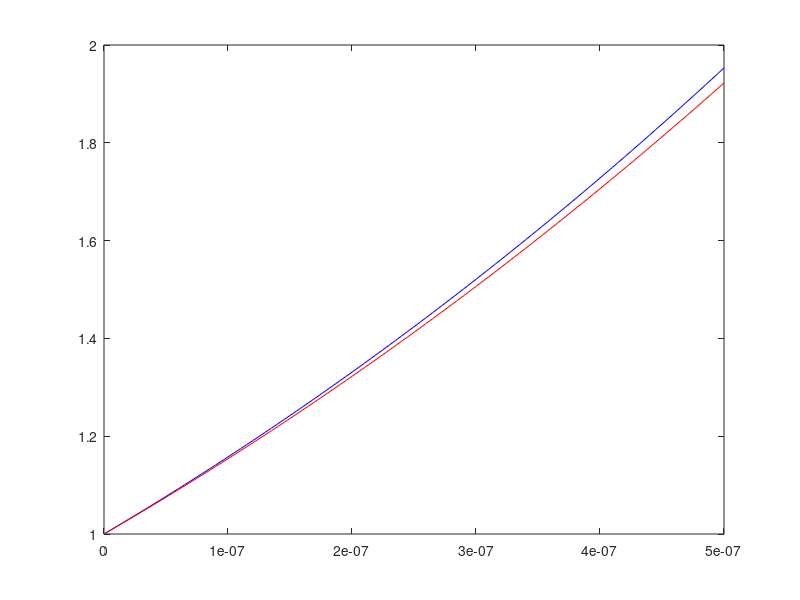
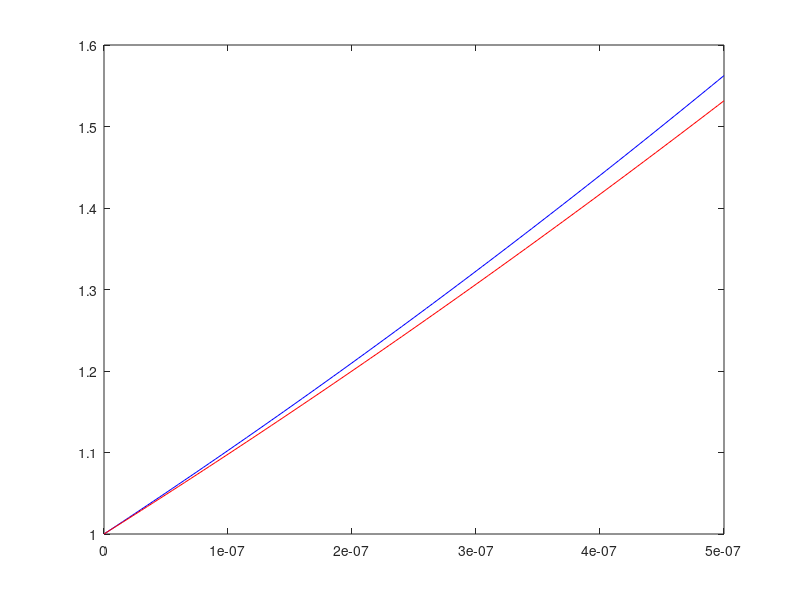
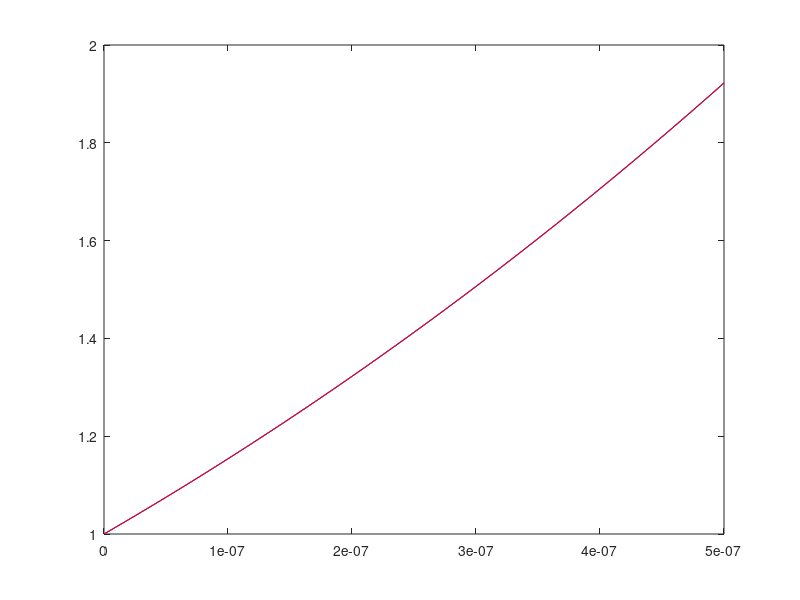
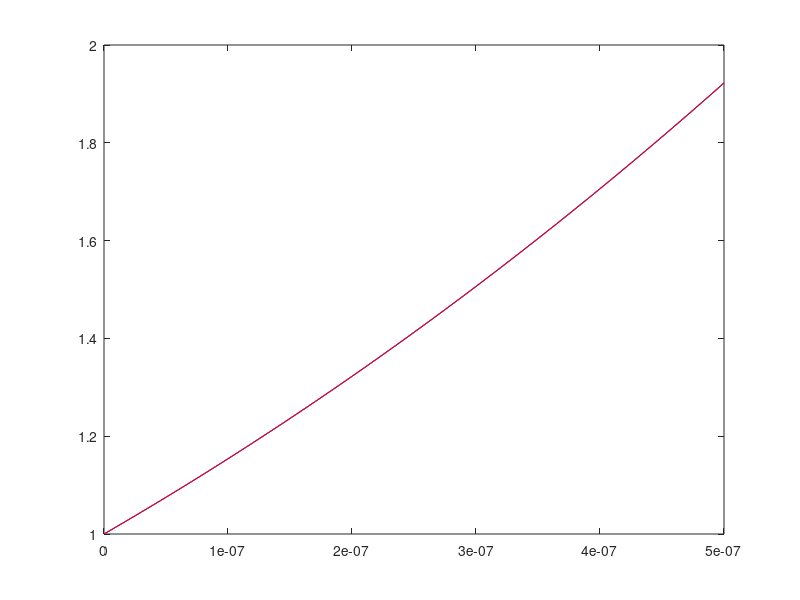

Recreate these plots in MATLAB, in order.
%fedder_tang_res
dE=10e9; dw=0.0e-6;
E0=165e9;
w0=2e-6;
h=2e-6;
Lb=100e-6;
L=100e-6;
Lt=50e-6;
dk2dw0 = 6*(E0+dE)*h*(w0+dw)^2*(Lt^2/(Lb^2)+14*Lt*(2*w0+dw)^3/(Lb*(w0+dw)^3)+36*(2*w0+dw)^6/((w0+dw)^6))/(Lb^3*(4*Lt^2/(Lb^2)+41*Lt*(2*w0+dw)^3/(Lb*(w0+dw)^3)+36*(2*w0+dw)^6/((w0+dw)^6)))+2*(E0+dE)*h*(w0+dw)^3*(42*Lt*(2*w0+dw)^2/(Lb*(w0+dw)^3)-42*Lt*(2*w0+dw)^3/(Lb*(w0+dw)^4)+216*(2*w0+dw)^5/((w0+dw)^6)-216*(2*w0+dw)^6/((w0+dw)^7))/(Lb^3*(4*Lt^2/(Lb^2)+41*Lt*(2*w0+dw)^3/(Lb*(w0+dw)^3)+36*(2*w0+dw)^6/((w0+dw)^6)))-2*(E0+dE)*h*(w0+dw)^3*(Lt^2/(Lb^2)+14*Lt*(2*w0+dw)^3/(Lb*(w0+dw)^3)+36*(2*w0+dw)^6/((w0+dw)^6))*(123*Lt*(2*w0+dw)^2/(Lb*(w0+dw)^3)-123*Lt*(2*w0+dw)^3/(Lb*(w0+dw)^4)+216*(2*w0+dw)^5/((w0+dw)^6)-216*(2*w0+dw)^6/((w0+dw)^7))/(Lb^3*(4*Lt^2/(Lb^2)+41*Lt*(2*w0+dw)^3/(Lb*(w0+dw)^3)+36*(2*w0+dw)^6/((w0+dw)^6))^2);
dk1dw0 = 12*(E0+dE)*h*(w0+dw)^2/(L^3);
dk2dE0 = 2*h*(w0+dw)^3*(Lt^2/(Lb^2)+14*Lt*(2*w0+dw)^3/(Lb*(w0+dw)^3)+36*(2*w0+dw)^6/((w0+dw)^6))/(Lb^3*(4*Lt^2/(Lb^2)+41*Lt*(2*w0+dw)^3/(Lb*(w0+dw)^3)+36*(2*w0+dw)^6/((w0+dw)^6)));
dk1dE0 = 2*h*(w0+dw)^3*(Lt^2/(Lb^2)+14*Lt*(2*w0+dw)^3/(Lb*(w0+dw)^3)+36*(2*w0+dw)^6/((w0+dw)^6))/(Lb^3*(4*Lt^2/(Lb^2)+41*Lt*(2*w0+dw)^3/(Lb*(w0+dw)^3)+36*(2*w0+dw)^6/((w0+dw)^6)));
k10 = 4*(E0+dE)*h*(w0+dw)^3/(L^3);
k20 = 2*(E0+dE)*h*(w0+dw)^3*(Lt^2/(Lb^2)+14*Lt*(2*w0+dw)^3/(Lb*(w0+dw)^3)+36*(2*w0+dw)^6/((w0+dw)^6))/(Lb^3*(4*Lt^2/(Lb^2)+41*Lt*(2*w0+dw)^3/(Lb*(w0+dw)^3)+36*(2*w0+dw)^6/((w0+dw)^6)));
W=0.5e-6;
i=0;
for dw = 0:W/100:W
    dk2dw = 6*(E0+dE)*h*(w0+dw)^2*(Lt^2/(Lb^2)+14*Lt*(2*w0+dw)^3/(Lb*(w0+dw)^3)+36*(2*w0+dw)^6/((w0+dw)^6))/(Lb^3*(4*Lt^2/(Lb^2)+41*Lt*(2*w0+dw)^3/(Lb*(w0+dw)^3)+36*(2*w0+dw)^6/((w0+dw)^6)))+2*(E0+dE)*h*(w0+dw)^3*(42*Lt*(2*w0+dw)^2/(Lb*(w0+dw)^3)-42*Lt*(2*w0+dw)^3/(Lb*(w0+dw)^4)+216*(2*w0+dw)^5/((w0+dw)^6)-216*(2*w0+dw)^6/((w0+dw)^7))/(Lb^3*(4*Lt^2/(Lb^2)+41*Lt*(2*w0+dw)^3/(Lb*(w0+dw)^3)+36*(2*w0+dw)^6/((w0+dw)^6)))-2*(E0+dE)*h*(w0+dw)^3*(Lt^2/(Lb^2)+14*Lt*(2*w0+dw)^3/(Lb*(w0+dw)^3)+36*(2*w0+dw)^6/((w0+dw)^6))*(123*Lt*(2*w0+dw)^2/(Lb*(w0+dw)^3)-123*Lt*(2*w0+dw)^3/(Lb*(w0+dw)^4)+216*(2*w0+dw)^5/((w0+dw)^6)-216*(2*w0+dw)^6/((w0+dw)^7))/(Lb^3*(4*Lt^2/(Lb^2)+41*Lt*(2*w0+dw)^3/(Lb*(w0+dw)^3)+36*(2*w0+dw)^6/((w0+dw)^6))^2);
    dk1dw = 12*(E0+dE)*h*(w0+dw)^2/(L^3);
    dk2dE = 2*h*(w0+dw)^3*(Lt^2/(Lb^2)+14*Lt*(2*w0+dw)^3/(Lb*(w0+dw)^3)+36*(2*w0+dw)^6/((w0+dw)^6))/(Lb^3*(4*Lt^2/(Lb^2)+41*Lt*(2*w0+dw)^3/(Lb*(w0+dw)^3)+36*(2*w0+dw)^6/((w0+dw)^6)));
    dk1dE = 2*h*(w0+dw)^3*(Lt^2/(Lb^2)+14*Lt*(2*w0+dw)^3/(Lb*(w0+dw)^3)+36*(2*w0+dw)^6/((w0+dw)^6))/(Lb^3*(4*Lt^2/(Lb^2)+41*Lt*(2*w0+dw)^3/(Lb*(w0+dw)^3)+36*(2*w0+dw)^6/((w0+dw)^6)));
    k1 = 4*(E0+dE)*h*(w0+dw)^3/(L^3);
    k2 = 2*(E0+dE)*h*(w0+dw)^3*(Lt^2/(Lb^2)+14*Lt*(2*w0+dw)^3/(Lb*(w0+dw)^3)+36*(2*w0+dw)^6/((w0+dw)^6))/(Lb^3*(4*Lt^2/(Lb^2)+41*Lt*(2*w0+dw)^3/(Lb*(w0+dw)^3)+36*(2*w0+dw)^6/((w0+dw)^6)));
    i=i+1;
    K1(i)=k1;
    K2(i)=k2;
    dK2dw(i) = dk2dw;
    dK1dw(i) = dk1dw;
    dK1dE(i) = dk1dE;
    dK2dE(i) = dk2dE;
    DW(i) = dw;
end
figure(1);
plot(DW,K1/k10,'b',DW,K2/k20,'r');
figure(2);
plot(DW,dK1dw/dk1dw0,'b',DW,dK2dw/dk2dw0,'r');
figure(3);
plot(DW,dK1dE/dk1dE0,'b',DW,dK2dE/dk2dE0,'r');
figure(4);
plot(DW,dK1dE/dk1dE0,'b',DW,dK2dE/dk2dE0,'r');
